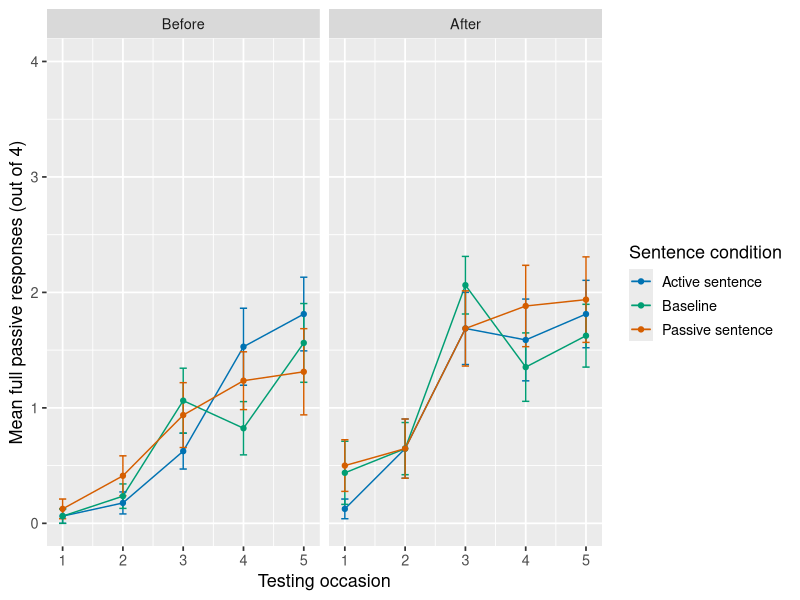
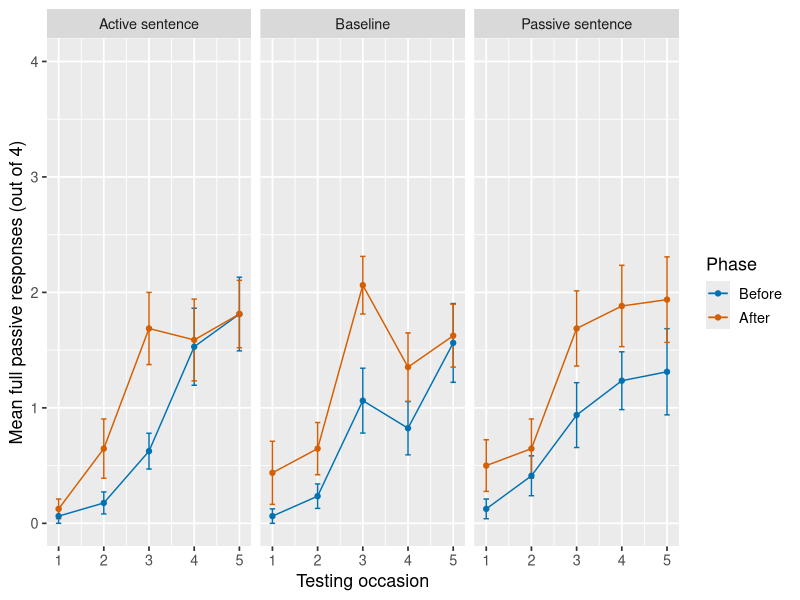
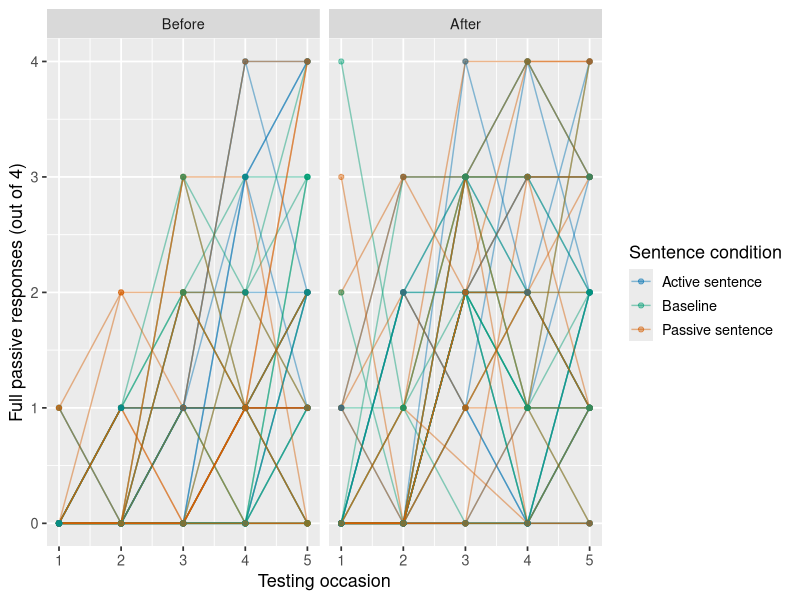
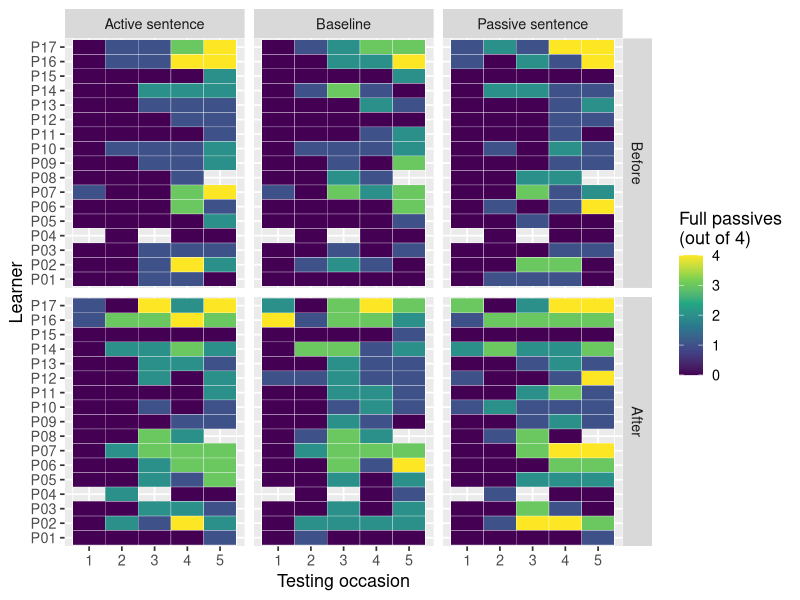

R code for these plots, in order:
# Staff preview figures for the supplied Week 9 study.
library(tidyverse)
d <- read_csv("2026/week-09-dashboard-workshop/data/participant_rates.csv",
               show_col_types = FALSE)
d$phase <- factor(d$phase, levels = c("Before", "After"))
folder <- "2026/week-09-dashboard-workshop/gfx"
dir.create(folder, recursive = TRUE, showWarnings = FALSE)

overview <- ggplot(d, aes(study_session, n_passive,
                           colour = prime_condition, group = prime_condition)) +
  stat_summary(fun = mean, geom = "line") +
  stat_summary(fun.data = mean_se, geom = "errorbar", width = 0.12) +
  stat_summary(fun = mean, geom = "point") +
  facet_wrap(~phase, nrow = 1) +
  scale_colour_manual(values = c("Baseline" = "#009E73",
                                      "Active sentence" = "#0072B2",
                                      "Passive sentence" = "#D55E00")) +
  scale_x_continuous(breaks = 1:5) +
  scale_y_continuous(breaks = 0:4) +
  coord_cartesian(ylim = c(0, 4)) +
  labs(x = "Testing occasion", y = "Mean full passive responses (out of 4)", colour = "Sentence condition") +
  theme_gray(base_size = 13)
overview_phases <- ggplot(d, aes(study_session, n_passive,
                                  colour = phase, group = phase)) +
  stat_summary(fun = mean, geom = "line") +
  stat_summary(fun.data = mean_se, geom = "errorbar", width = 0.12) +
  stat_summary(fun = mean, geom = "point") +
  facet_wrap(~prime_condition, nrow = 1) +
  scale_colour_manual(values = c("Before" = "#0072B2", "After" = "#D55E00")) +
  scale_x_continuous(breaks = 1:5) +
  scale_y_continuous(breaks = 0:4) +
  coord_cartesian(ylim = c(0, 4)) +
  labs(x = "Testing occasion", y = "Mean full passive responses (out of 4)", colour = "Phase") +
  theme_gray(base_size = 13)
individual <- ggplot(d, aes(study_session, n_passive,
                             colour = prime_condition,
                             group = interaction(participant, prime_condition))) +
  geom_line(alpha = 0.45) + geom_point(alpha = 0.45) +
  facet_wrap(~phase, nrow = 1) +
  scale_colour_manual(values = c("Baseline" = "#009E73",
                                      "Active sentence" = "#0072B2",
                                      "Passive sentence" = "#D55E00")) +
  scale_x_continuous(breaks = 1:5) +
  scale_y_continuous(breaks = 0:4, limits = c(0, 4)) +
  labs(x = "Testing occasion", y = "Full passive responses (out of 4)", colour = "Sentence condition") +
  theme_gray(base_size = 13)
heatmap <- ggplot(d, aes(study_session, participant, fill = n_passive)) +
  geom_tile(colour = "white") + facet_grid(phase ~ prime_condition) +
  scale_x_continuous(breaks = 1:5) +
  scale_fill_viridis_c(limits = c(0, 4), breaks = 0:4) +
  labs(x = "Testing occasion", y = "Learner", fill = "Full passives\n(out of 4)") +
  theme_gray(base_size = 13)
for (name in c("overview", "overview_phases", "individual", "heatmap")) {
  ggsave(file.path(folder, paste0("study-", name, ".png")),
         get(name), width = 11, height = 6, dpi = 150)
}
